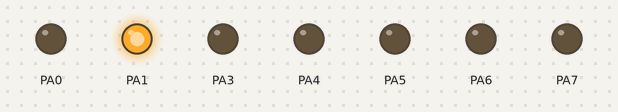
Recording of a program running on a simulated ATmega128, built with avr-gcc and emulated at 8 MHz. Shown: output pins drawn as LEDs (lit = HIGH). At 0.0 s the program stops and its outputs stay as they are.

Above: at 0.1 s.
Timing chart, 0 to 1.5 s (numbered marks = the images above):
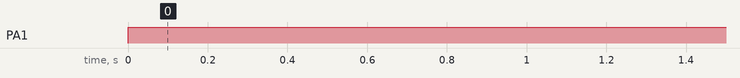

Measured:
- by itself, PA1: LOW → HIGH at 0.00 s

The program:

main.c
```c
#define F_CPU 8e6

#include <avr/io.h>
#include <util/delay.h>


/******************************************************************/
void wait( int ms )
{
	for (int i=0; i<ms; i++)
	{
		_delay_ms( 1 );		// library function (max 30 ms at 8MHz)

	}

}

typedef struct {
	unsigned char data;
	unsigned int delay ;
} PATTERN_STRUCT;

PATTERN_STRUCT pattern[] = {
	{0x00, 100}, {0x01, 100}, {0x02, 100}, {0x04, 100}, {0x08, 100}, {0x10, 100}, {0x20, 100}, {0x40, 100}, {0x80, 100},
	{0x80, 200}, {0x40, 200}, {0x20, 200}, {0x10, 200}, {0x08, 100} , {0x04, 200}, {0x02, 200}, {0x01, 200}, {0x00, 200},
	{0x00, 100},
	{0xAA,  70}, {0x55,  50},
	{0xAA,  70}, {0x55,  50},
	{0xAA,  70}, {0x55,  50},
	{0x00, 100},
	{0x03, 100}, {0x06, 100}, {0x0c, 100}, {0x18, 100}, {0x30, 100}, {0x70, 100}, {0b11000000, 100},


	{0x81, 100}, {0x42, 100}, {0x24, 100}, {0x18, 100}, {0x0F, 200}, {0xF0, 200}, {0x0F, 200}, {0xF0, 200},
	{0x00, 0x00}
};

void Animation()
{
	DDRA = 0b11111111;					// PORTD all output
	DDRB = 0b11111111;					// PORTD all output
	DDRC = 0b11111111;					// PORTD all output
	DDRD = 0b11111111;					// PORTD all output
	DDRE = 0b11111111;					// PORTD all output
	DDRF = 0b11111111;					// PORTD all output


	while (1)
	{
		// Set index to begin of pattern array
		int index = 0;
		// as long as delay has meaningful content
		while( pattern[index].delay != 0 ) {
			// Write data to PORTD
			PORTA = pattern[index].data;
			PORTB = pattern[index].data;
			PORTC = pattern[index].data;
			PORTD = pattern[index].data;
			PORTE = pattern[index].data;
			PORTF = pattern[index].data;


			// wait
			wait(pattern[index].delay);
			// increment for next round
			index++;
		}
	}
}

void BlinkLed()
{
	DDRD = 0b11111111;			// All pins PORTD are set to output
	DDRC = 0xff;
	while (1)
	{
		//PORTD = 0xAA;			// Write 10101010b PORTD
		PORTC = 0b10000000;

		wait( 500 );
		//PORTD = 0x55;			// Write 01010101b PORTD
		PORTC = 0b01000000;
		wait( 500 );
	}
}

void ButtonC0Pressed()
{
	DDRD = 0b11111111;			// All pins PORTD are set to output
	while (1)
	{
		if (PINC & 0x01)
		{
			PORTD = 0x80;
			wait(250);
		}

		PORTD = 0x00;
		wait(250);
	}
}

void WalkingLight()
{
	DDRB = 0xff;
	int i = 0;
	while(1)
	{
		PORTB = 1 << i;
		i = (i+1)% 8;
		wait(50);
	}
}

typedef enum {OFF = 0, SLOW = 1, FAST = 2} STATES;

void StateSwitch()
{
	DDRC = 0x00;
	DDRD = 0xff;
	STATES switch1 = OFF;
	while(1)
	{
		if(PINC & 0x01)
		{
			switch1 = (switch1 + 1) % 3;

		}

		switch(switch1)
		{
			case OFF:
				PORTD = 0x00;
				break;
			case SLOW:
				PORTD = 0x80;
				wait(500);
				PORTD = 0x00;
				wait(500);
				break;
			case FAST:
				PORTD = 0x80;
				wait(200);
				PORTD = 0x00;
				wait(200);
				break;
		}

	}
}

void setCharliePlexingLed(int led)
{

	switch (led)
	{
		case 1:
		DDRA = 0b11111011;
		PORTA = 0x01;
		break;
		case 2:
		DDRA = 0b11111011;
		PORTA = 0x02;
		break;
		case 3:
		DDRA = 0b11111110;
		PORTA = 0x02;
		break;
		case 4:
		DDRA = 0b11111110;
		PORTA = 0x04;
		break;
		case 5:
		DDRA = 0b11111101;
		PORTA = 0x04;
		break;
		case 6:
		DDRA = 0b11111101;
		PORTA = 0x01;
		break;
	}
}


/******************************************************************/
int main( void )

{

	setCharliePlexingLed(2);
	//DDRA = 0x00;
	return 1;
}
```
